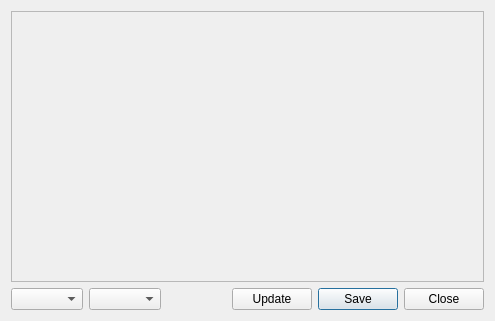
<?xml version="1.0" encoding="UTF-8"?>
<ui version="4.0">
 <class>RenderTargetView</class>
 <widget class="QWidget" name="RenderTargetView">
  <property name="geometry">
   <rect>
    <x>0</x>
    <y>0</y>
    <width>495</width>
    <height>321</height>
   </rect>
  </property>
  <property name="windowTitle">
   <string>Form</string>
  </property>
  <layout class="QGridLayout">
   <item row="0" column="0" colspan="5">
    <widget class="QFrame" name="m_frame">
     <property name="sizePolicy">
      <sizepolicy hsizetype="Expanding" vsizetype="Expanding">
       <horstretch>0</horstretch>
       <verstretch>0</verstretch>
      </sizepolicy>
     </property>
     <property name="contextMenuPolicy">
      <enum>Qt::ActionsContextMenu</enum>
     </property>
     <property name="frameShape">
      <enum>QFrame::StyledPanel</enum>
     </property>
     <property name="frameShadow">
      <enum>QFrame::Sunken</enum>
     </property>
    </widget>
   </item>
   <item row="2" column="1">
    <widget class="QComboBox" name="m_buffer"/>
   </item>
   <item row="2" column="3">
    <widget class="QPushButton" name="m_updateButton">
     <property name="text">
      <string>Update</string>
     </property>
    </widget>
   </item>
   <item row="2" column="4">
    <widget class="QDialogButtonBox" name="m_buttonBox">
     <property name="sizePolicy">
      <sizepolicy hsizetype="Fixed" vsizetype="Fixed">
       <horstretch>0</horstretch>
       <verstretch>0</verstretch>
      </sizepolicy>
     </property>
     <property name="standardButtons">
      <set>QDialogButtonBox::Close|QDialogButtonBox::Save</set>
     </property>
    </widget>
   </item>
   <item row="2" column="0">
    <widget class="QComboBox" name="m_target"/>
   </item>
   <item row="2" column="2">
    <spacer name="horizontalSpacer">
     <property name="orientation">
      <enum>Qt::Horizontal</enum>
     </property>
     <property name="sizeHint" stdset="0">
      <size>
       <width>40</width>
       <height>20</height>
      </size>
     </property>
    </spacer>
   </item>
  </layout>
  <action name="m_actionNormalSize">
   <property name="text">
    <string>1:1</string>
   </property>
   <property name="shortcut">
    <string>Space</string>
   </property>
  </action>
  <action name="m_actionZoomIn">
   <property name="text">
    <string>Zoom In</string>
   </property>
   <property name="shortcut">
    <string>+</string>
   </property>
  </action>
  <action name="m_actionZoomOut">
   <property name="text">
    <string>Zoom Out</string>
   </property>
   <property name="shortcut">
    <string>-</string>
   </property>
  </action>
  <action name="m_actionClose">
   <property name="text">
    <string>Close</string>
   </property>
   <property name="shortcut">
    <string>Esc</string>
   </property>
  </action>
 </widget>
 <resources/>
 <connections>
  <connection>
   <sender>m_actionClose</sender>
   <signal>triggered()</signal>
   <receiver>RenderTargetView</receiver>
   <slot>close()</slot>
   <hints>
    <hint type="sourcelabel">
     <x>-1</x>
     <y>-1</y>
    </hint>
    <hint type="destinationlabel">
     <x>255</x>
     <y>160</y>
    </hint>
   </hints>
  </connection>
  <connection>
   <sender>m_target</sender>
   <signal>activated(QString)</signal>
   <receiver>RenderTargetView</receiver>
   <slot>setWindowTitle(QString)</slot>
   <hints>
    <hint type="sourcelabel">
     <x>64</x>
     <y>299</y>
    </hint>
    <hint type="destinationlabel">
     <x>247</x>
     <y>160</y>
    </hint>
   </hints>
  </connection>
 </connections>
</ui>
